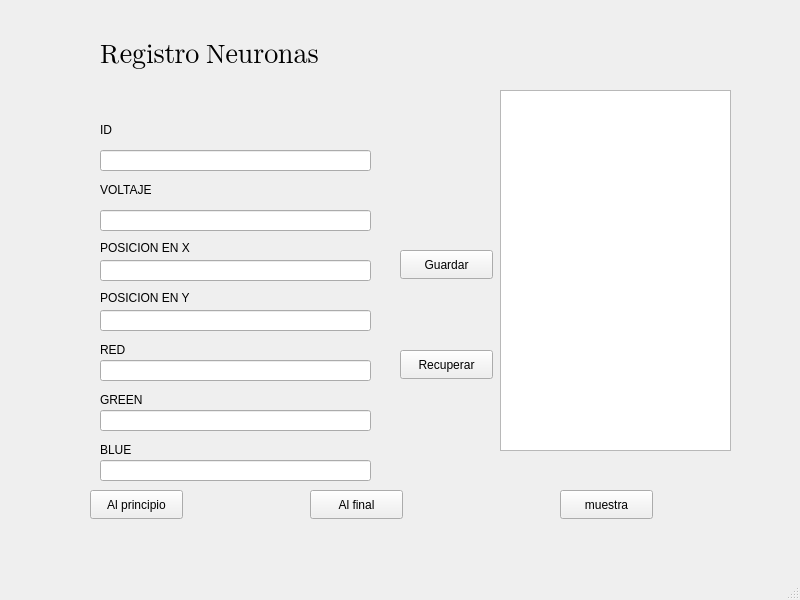
<?xml version="1.0" encoding="UTF-8"?>
<ui version="4.0">
 <class>MainWindow</class>
 <widget class="QMainWindow" name="MainWindow">
  <property name="geometry">
   <rect>
    <x>0</x>
    <y>0</y>
    <width>800</width>
    <height>600</height>
   </rect>
  </property>
  <property name="windowTitle">
   <string>MainWindow</string>
  </property>
  <widget class="QWidget" name="centralwidget">
   <widget class="QLabel" name="label_14">
    <property name="geometry">
     <rect>
      <x>100</x>
      <y>290</y>
      <width>131</width>
      <height>16</height>
     </rect>
    </property>
    <property name="text">
     <string>POSICION EN Y</string>
    </property>
   </widget>
   <widget class="QLabel" name="label_16">
    <property name="geometry">
     <rect>
      <x>100</x>
      <y>120</y>
      <width>63</width>
      <height>20</height>
     </rect>
    </property>
    <property name="text">
     <string>ID</string>
    </property>
   </widget>
   <widget class="QLabel" name="label_2">
    <property name="geometry">
     <rect>
      <x>100</x>
      <y>30</y>
      <width>271</width>
      <height>51</height>
     </rect>
    </property>
    <property name="font">
     <font>
      <family>Segoe UI Emoji</family>
      <pointsize>20</pointsize>
     </font>
    </property>
    <property name="cursor">
     <cursorShape>SizeHorCursor</cursorShape>
    </property>
    <property name="text">
     <string>Registro Neuronas</string>
    </property>
   </widget>
   <widget class="QLineEdit" name="GREEN">
    <property name="geometry">
     <rect>
      <x>100</x>
      <y>410</y>
      <width>271</width>
      <height>21</height>
     </rect>
    </property>
   </widget>
   <widget class="QPushButton" name="Principio">
    <property name="geometry">
     <rect>
      <x>90</x>
      <y>490</y>
      <width>93</width>
      <height>29</height>
     </rect>
    </property>
    <property name="text">
     <string>Al principio</string>
    </property>
   </widget>
   <widget class="QLabel" name="label_11">
    <property name="geometry">
     <rect>
      <x>100</x>
      <y>340</y>
      <width>63</width>
      <height>20</height>
     </rect>
    </property>
    <property name="text">
     <string>RED</string>
    </property>
   </widget>
   <widget class="QLineEdit" name="data_ID">
    <property name="geometry">
     <rect>
      <x>100</x>
      <y>150</y>
      <width>271</width>
      <height>21</height>
     </rect>
    </property>
   </widget>
   <widget class="QLineEdit" name="POSICIONY">
    <property name="geometry">
     <rect>
      <x>100</x>
      <y>310</y>
      <width>271</width>
      <height>21</height>
     </rect>
    </property>
   </widget>
   <widget class="QLineEdit" name="data_VOLTAJE">
    <property name="geometry">
     <rect>
      <x>100</x>
      <y>210</y>
      <width>271</width>
      <height>21</height>
     </rect>
    </property>
   </widget>
   <widget class="QLabel" name="label_13">
    <property name="geometry">
     <rect>
      <x>100</x>
      <y>390</y>
      <width>63</width>
      <height>20</height>
     </rect>
    </property>
    <property name="text">
     <string>GREEN</string>
    </property>
   </widget>
   <widget class="QLineEdit" name="RED">
    <property name="geometry">
     <rect>
      <x>100</x>
      <y>360</y>
      <width>271</width>
      <height>21</height>
     </rect>
    </property>
   </widget>
   <widget class="QLabel" name="label_15">
    <property name="geometry">
     <rect>
      <x>100</x>
      <y>240</y>
      <width>111</width>
      <height>16</height>
     </rect>
    </property>
    <property name="text">
     <string>POSICION EN X</string>
    </property>
   </widget>
   <widget class="QLabel" name="label_12">
    <property name="geometry">
     <rect>
      <x>100</x>
      <y>440</y>
      <width>63</width>
      <height>20</height>
     </rect>
    </property>
    <property name="text">
     <string>BLUE</string>
    </property>
   </widget>
   <widget class="QLabel" name="label_10">
    <property name="geometry">
     <rect>
      <x>100</x>
      <y>180</y>
      <width>63</width>
      <height>20</height>
     </rect>
    </property>
    <property name="text">
     <string>VOLTAJE</string>
    </property>
   </widget>
   <widget class="QPushButton" name="Final">
    <property name="geometry">
     <rect>
      <x>310</x>
      <y>490</y>
      <width>93</width>
      <height>29</height>
     </rect>
    </property>
    <property name="text">
     <string>Al final</string>
    </property>
   </widget>
   <widget class="QPushButton" name="Muestra">
    <property name="geometry">
     <rect>
      <x>560</x>
      <y>490</y>
      <width>93</width>
      <height>29</height>
     </rect>
    </property>
    <property name="text">
     <string>muestra</string>
    </property>
   </widget>
   <widget class="QLineEdit" name="POSICIONX">
    <property name="geometry">
     <rect>
      <x>100</x>
      <y>260</y>
      <width>271</width>
      <height>21</height>
     </rect>
    </property>
   </widget>
   <widget class="QLineEdit" name="BLUE">
    <property name="geometry">
     <rect>
      <x>100</x>
      <y>460</y>
      <width>271</width>
      <height>21</height>
     </rect>
    </property>
   </widget>
   <widget class="QPlainTextEdit" name="RESULTADO">
    <property name="geometry">
     <rect>
      <x>500</x>
      <y>90</y>
      <width>231</width>
      <height>361</height>
     </rect>
    </property>
   </widget>
   <widget class="QPushButton" name="Guardar">
    <property name="geometry">
     <rect>
      <x>400</x>
      <y>250</y>
      <width>93</width>
      <height>29</height>
     </rect>
    </property>
    <property name="text">
     <string>Guardar</string>
    </property>
   </widget>
   <widget class="QPushButton" name="Recuperar">
    <property name="geometry">
     <rect>
      <x>400</x>
      <y>350</y>
      <width>93</width>
      <height>29</height>
     </rect>
    </property>
    <property name="text">
     <string>Recuperar</string>
    </property>
   </widget>
  </widget>
  <widget class="QMenuBar" name="menubar">
   <property name="geometry">
    <rect>
     <x>0</x>
     <y>0</y>
     <width>800</width>
     <height>26</height>
    </rect>
   </property>
  </widget>
  <widget class="QStatusBar" name="statusbar"/>
 </widget>
 <resources/>
 <connections/>
</ui>
